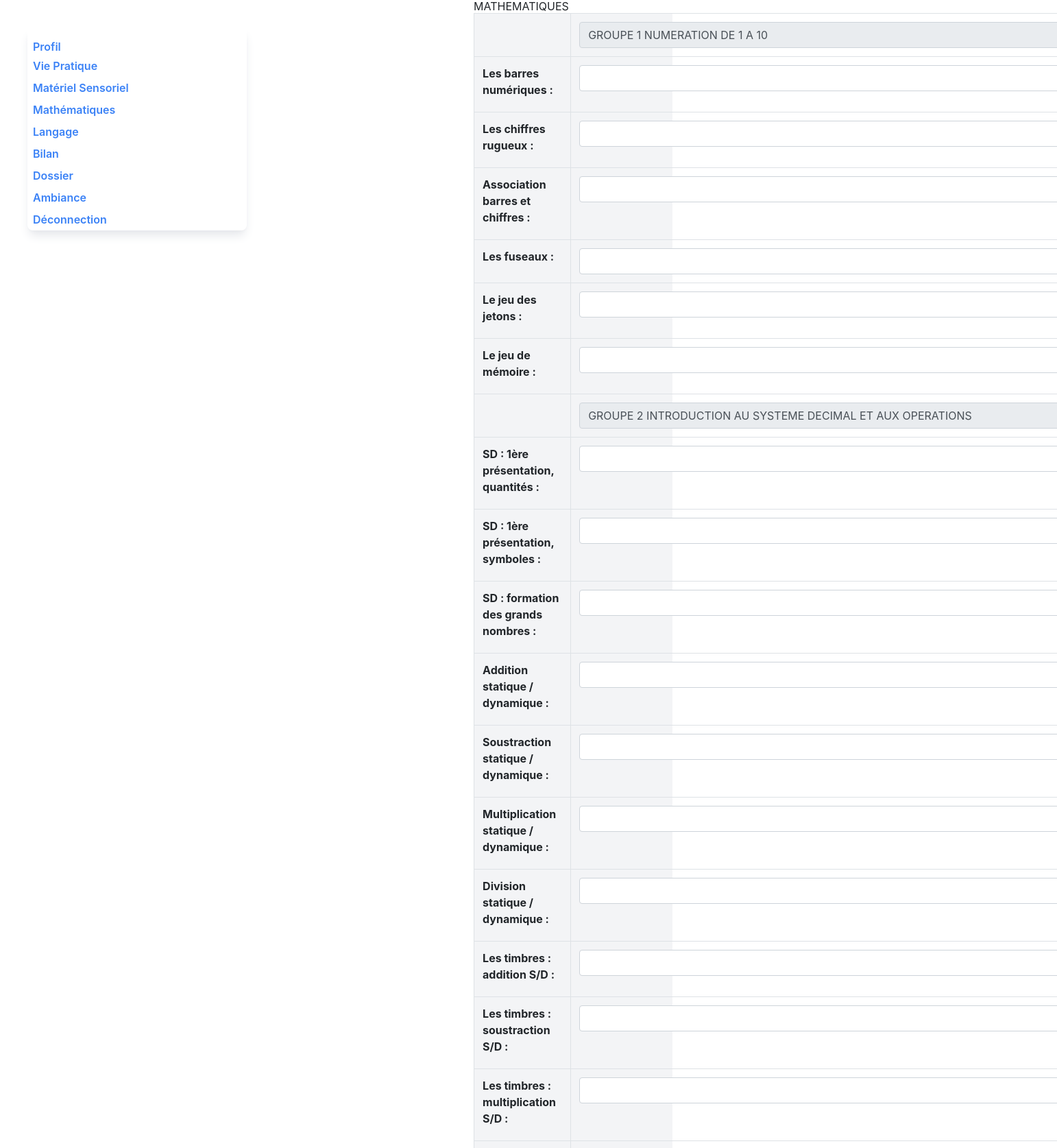
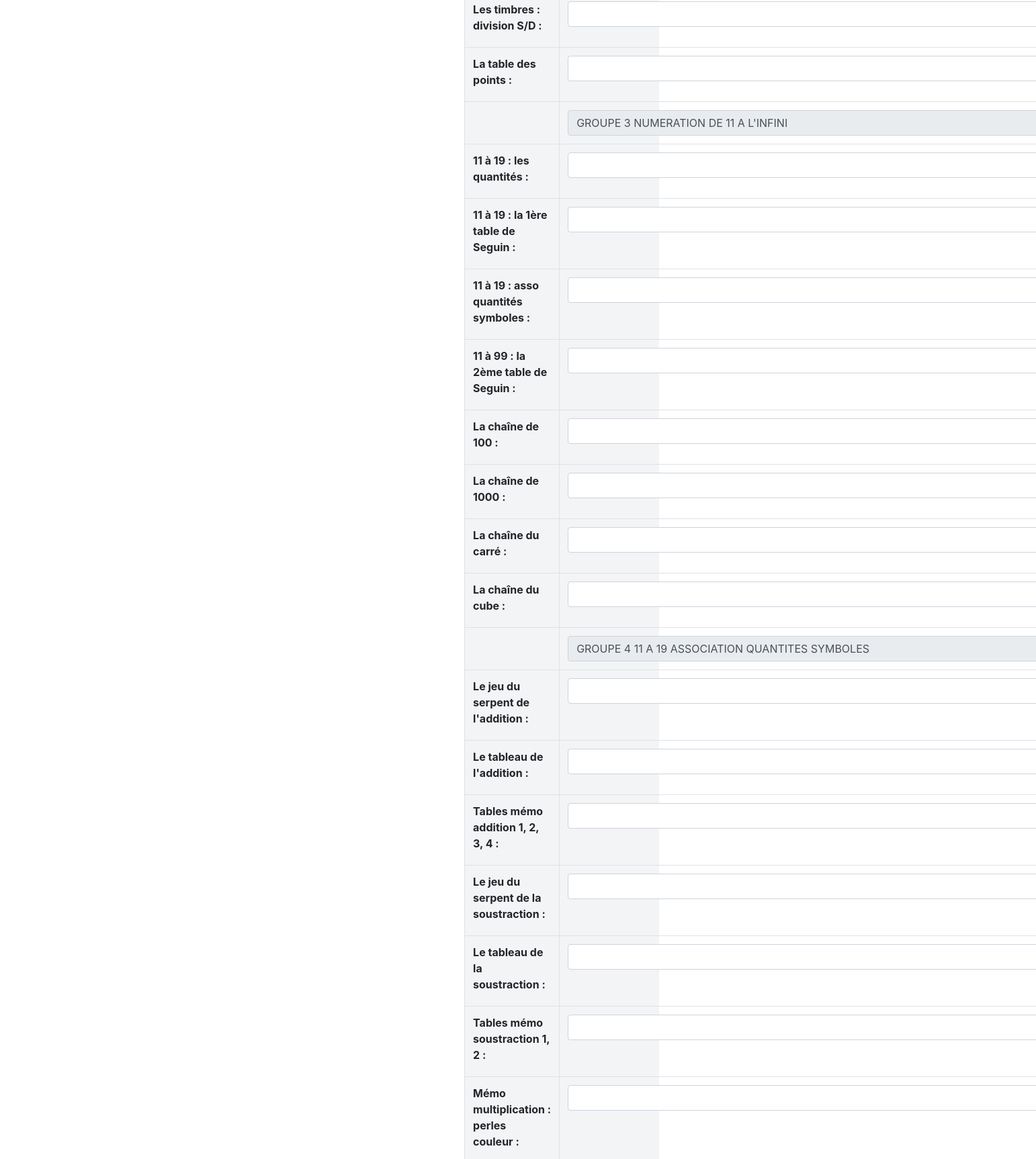
/Mathematiques_change/8 (signed in, upper part), run on the app's committed database (2 pictures, top to bottom).
### three_six/models.py (models this page shows)
class Math(models.Model):
    title_1 = models.CharField(
        max_length=100, default='GROUPE 1 NUMERATION DE 1 A 10')
    number_bars = models.CharField(
        max_length=250, verbose_name="Les barres numériques")
    rough_numbers = models.CharField(
        max_length=250, verbose_name="Les chiffres rugueux")
    bars_numbers = models.CharField(
        max_length=250, verbose_name="Association barres et chiffres")
    spindles = models.CharField(
        max_length=250, verbose_name="Les fuseaux")
    token_game = models.CharField(
        max_length=250, verbose_name="Le jeu des jetons")
    memory_game = models.CharField(
        max_length=250, verbose_name="Le jeu de mémoire")
    """ GROUPE 2 INTRODUCTION AU SYSTEME DECIMAL ET AUX OPERATIONS"""
    title_2 = models.CharField(
        max_length=100, default='GROUPE 2 INTRODUCTION AU SYSTEME DECIMAL ET AUX OPERATIONS')
    sd_quantity = models.CharField(
        max_length=250, verbose_name="SD : 1ère présentation, quantités")
    sd_symbol = models.CharField(
        max_length=250, verbose_name="SD : 1ère présentation, symboles")
    sd_number = models.CharField(
        max_length=250, verbose_name="SD : formation des grands nombres")
    add_sd = models.CharField(
        max_length=250, verbose_name="Addition statique / dynamique")
    sous_sd = models.CharField(
        max_length=250, verbose_name="Soustraction statique / dynamique")
    multi_sd = models.CharField(
        max_length=250, verbose_name="Multiplication statique / dynamique")
    div_sd = models.CharField(
        max_length=250, verbose_name="Division statique / dynamique")
    stamps_add = models.CharField(
        max_length=250, verbose_name="Les timbres : addition S/D")
    stamps_sous = models.CharField(
        max_length=250, verbose_name="Les timbres : soustraction S/D")
    stamps_multi = models.CharField(
        max_length=250, verbose_name="Les timbres : multiplication S/D")
    stamps_div = models.CharField(
        max_length=250, verbose_name="Les timbres : division S/D")
    points_tables = models.CharField(
        max_length=250, verbose_name="La table des points")
    """ GROUPE 3 NUMERATION DE 11 A L'INFINI """
    title_3 = models.CharField(
        max_length=100, default="GROUPE 3 NUMERATION DE 11 A L'INFINI")
    quantity_11_19 = models.CharField(
        max_length=250, verbose_name="11 à 19 : les quantités")
    seguin_11_19 = models.CharField(
        max_length=250, verbose_name="11 à 19 : la 1ère table de Seguin")
    quantity_symbol_11_19 = models.CharField(
        max_length=250, verbose_name="11 à 19 : asso quantités symboles")
    seguin_11_99 = models.CharField(
        max_length=250, verbose_name="11 à 99 : la 2ème table de Seguin")
    chain_100 = models.CharField(
        max_length=250, verbose_name="La chaîne de 100")
    chain_1000 = models.CharField(
        max_length=250, verbose_name="La chaîne de 1000")
    chain_square = models.CharField(
        max_length=250, verbose_name="La chaîne du carré")
    chain_cube = models.CharField(
        max_length=250, verbose_name="La chaîne du cube")
    """ GROUPE 4 11 A 19 ASSOCIATION QUANTITES SYMBOLES"""
    title_4 = models.CharField(
        max_length=100, default="GROUPE 4 11 A 19 ASSOCIATION QUANTITES SYMBOLES")
    snake_game_add = models.CharField(
        max_length=250, verbose_name="Le jeu du serpent de l'addition")
    add_table = models.CharField(
        max_length=250, verbose_name="Le tableau de l'addition")
    memo_add_table = models.CharField(
        max_length=250, verbose_name="Tables mémo addition 1, 2, 3, 4")
    snake_game_sous = models.CharField(
        max_length=250, verbose_name="Le jeu du serpent de la soustraction")
    sous_table = models.CharField(
        max_length=250, verbose_name="Le tableau de la soustraction")
    memo_sous_table = models.CharField(
        max_length=250, verbose_name="Tables mémo soustraction 1, 2")
    memo_multi = models.CharField(
        max_length=250, verbose_name="Mémo multiplication : perles couleur")
    multi_table = models.CharField(
        max_length=250, verbose_name="Le tableau de la multiplication")
    memo_multi_table = models.CharField(
        max_length=250, verbose_name="Tables mémo multiplication 1, 2, 3")
    div_table = models.CharField(
        max_length=250, verbose_name="Le tableau de la division")
    memo_div_table = models.CharField(
        max_length=250, verbose_name="Tables mémo division 1, 2")
    """ GROUPE 5 LE PASSAGE A L'ABSTRACTION """
    title_5 = models.CharField(
        max_length=100, default="GROUPE 5 LE PASSAGE A L'ABSTRACTION")
    little_abacus = models.CharField(
        max_length=250, verbose_name="Petit boulier : présentation")
    little_abacus_add_sd = models.CharField(
        max_length=250, verbose_name="Petit boulier : addition S/D")
    little_abacus_sous_sd = models.CharField(
        max_length=250, verbose_name="Petit boulier : SOUSTRACTION S/D")
    little_abacus_multi_sd = models.CharField(
        max_length=250, verbose_name="Petit boulier : MULTIPLICATION S/D")
    hierarchies_quantity_symbol = models.CharField(
        max_length=250, verbose_name="Hiérarchies : quantités, symboles, association")
    large_abacus = models.CharField(
        max_length=250, verbose_name="Grand boulier : présentation")
    large_add_sd = models.CharField(
        max_length=250, verbose_name="Grand boulier : addition S/D")
    large_sous_sd = models.CharField(
        max_length=250, verbose_name="Grand boulier : soustraction S/D")
    large_multi_sd = models.CharField(
        max_length=250, verbose_name="Grand boulier : multiplication S/D")
    div_tube = models.CharField(
        max_length=250, verbose_name="La grande division avec tubes")
    """ GROUPE 6 LES FRACTIONS """
    title_6 = models.CharField(
        max_length=100, default="GROUPE 6 LES FRACTIONS")
    div_name = models.CharField(
        max_length=250, verbose_name="Les nommer")
    div_write = models.CharField(
        max_length=250, verbose_name="Les écrire")
    find_equivalences = models.CharField(
        max_length=250, verbose_name="Rechercher les équivalences")
    make_operations = models.CharField(
        max_length=250, verbose_name="Faire des opérations")
    title_7 = models.CharField(
        max_length=100, default='OBSERVATIONS')
    observations_1 = models.TextField(
        verbose_name="Trimestre 1")
    observations_2 = models.TextField(
        verbose_name="Trimestre 2")
    observations_3 = models.TextField(
        verbose_name="Trimestre 3")
    class Meta:
        verbose_name = "Mathématiques"
        verbose_name_plural = "Mathématiques"

### three_six/views.py (the view)
# urls.py: path("Mathematiques_change/<int:student_id>", views.update_math,
@login_required
def update_math(request, student_id):
    student = Students.objects.get(id=student_id)
    math_student = student.mathe
    if request.method == 'POST':
        form = forms.MathForm(request.POST, instance=math_student)
        if form.is_valid():
            form.save()
            return redirect('Mathematiques_change', student_id=student_id)
    else:
        form = forms.MathForm(instance=math_student)
    context = {
        'form': form,
        'mts': math_student,
        'student': student
    }
    return render(request, 'three_six/update_MATH.html', context)

### students/models.py (called while the page is built)
    def __str__(self):
        return f'{self.firstname} {self.lastname}'

### three_six/templates/three_six/update_MATH.html (shortened to what this page needs)
{% extends "three_six/base.html" %}
{% block content %}
<h1>MATHEMATIQUES</h1>
<div class="bg-gray-100">
    <form method='post'> {% csrf_token %}
        <table class="table table-bordered">
            {{ form.as_table}}
        </table>
    </form>
</div>
{% endblock content %}

### data on the page
Math: title_1 "GROUPE 1 NUMERATION DE 1 A 10", title_2 "GROUPE 2 INTRODUCTION AU SYSTEME DECIMAL ET AUX OPERATIONS", title_3 "GROUPE 3 NUMERATION DE 11 A L'INFINI", title_4 "GROUPE 4 11 A 19 ASSOCIATION QUANTITES SYMBOLES"
